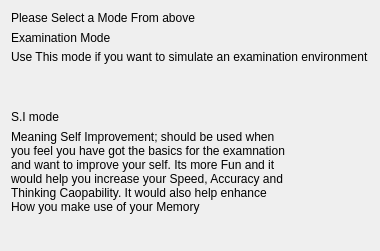
     <widget class="QWidget" name="defaultPage">
      <layout class="QGridLayout" name="gridLayout_3">
       <item row="0" column="0">
        <widget class="QLabel" name="label">
         <property name="text">
          <string>Please Select a Mode From above</string>
         </property>
         <property name="wordWrap">
          <bool>true</bool>
         </property>
         <property name="margin">
          <number>0</number>
         </property>
        </widget>
       </item>
       <item row="1" column="0">
        <layout class="QVBoxLayout" name="verticalLayout_5">
         <property name="spacing">
          <number>5</number>
         </property>
         <item>
          <widget class="QLabel" name="label_2">
           <property name="sizePolicy">
            <sizepolicy hsizetype="Preferred" vsizetype="Fixed">
             <horstretch>0</horstretch>
             <verstretch>0</verstretch>
            </sizepolicy>
           </property>
           <property name="text">
            <string>Examination Mode</string>
           </property>
          </widget>
         </item>
         <item>
          <widget class="QLabel" name="label_3">
           <property name="sizePolicy">
            <sizepolicy hsizetype="Preferred" vsizetype="Fixed">
             <horstretch>0</horstretch>
             <verstretch>0</verstretch>
            </sizepolicy>
           </property>
           <property name="text">
            <string>Use This mode if you want to simulate an examination environment</string>
           </property>
          </widget>
         </item>
         <item>
          <spacer name="verticalSpacer">
           <property name="orientation">
            <enum>Qt::Vertical</enum>
           </property>
           <property name="sizeType">
            <enum>QSizePolicy::Preferred</enum>
           </property>
           <property name="sizeHint" stdset="0">
            <size>
             <width>20</width>
             <height>40</height>
            </size>
           </property>
          </spacer>
         </item>
        </layout>
       </item>
       <item row="2" column="0">
        <layout class="QVBoxLayout" name="verticalLayout_4">
         <property name="spacing">
          <number>6</number>
         </property>
         <item>
          <widget class="QLabel" name="label_4">
           <property name="sizePolicy">
            <sizepolicy hsizetype="Preferred" vsizetype="Fixed">
             <horstretch>0</horstretch>
             <verstretch>0</verstretch>
            </sizepolicy>
           </property>
           <property name="text">
            <string>S.I mode</string>
           </property>
          </widget>
         </item>
         <item>
          <widget class="QLabel" name="label_5">
           <property name="sizePolicy">
            <sizepolicy hsizetype="Fixed" vsizetype="Fixed">
             <horstretch>0</horstretch>
             <verstretch>0</verstretch>
            </sizepolicy>
           </property>
           <property name="text">
            <string>Meaning Self Improvement; should be used when you feel you have got the basics for the examnation and want to improve your self. Its more Fun and it would help you increase your Speed, Accuracy and Thinking Caopability. It would also help enhance How you make use of your Memory</string>
           </property>
           <property name="wordWrap">
            <bool>true</bool>
           </property>
          </widget>
         </item>
         <item>
          <spacer name="verticalSpacer_2">
           <property name="orientation">
            <enum>Qt::Vertical</enum>
           </property>
           <property name="sizeType">
            <enum>QSizePolicy::Preferred</enum>
           </property>
           <property name="sizeHint" stdset="0">
            <size>
             <width>20</width>
             <height>40</height>
            </size>
           </property>
          </spacer>
         </item>
        </layout>
       </item>
      </layout>
     </widget>
